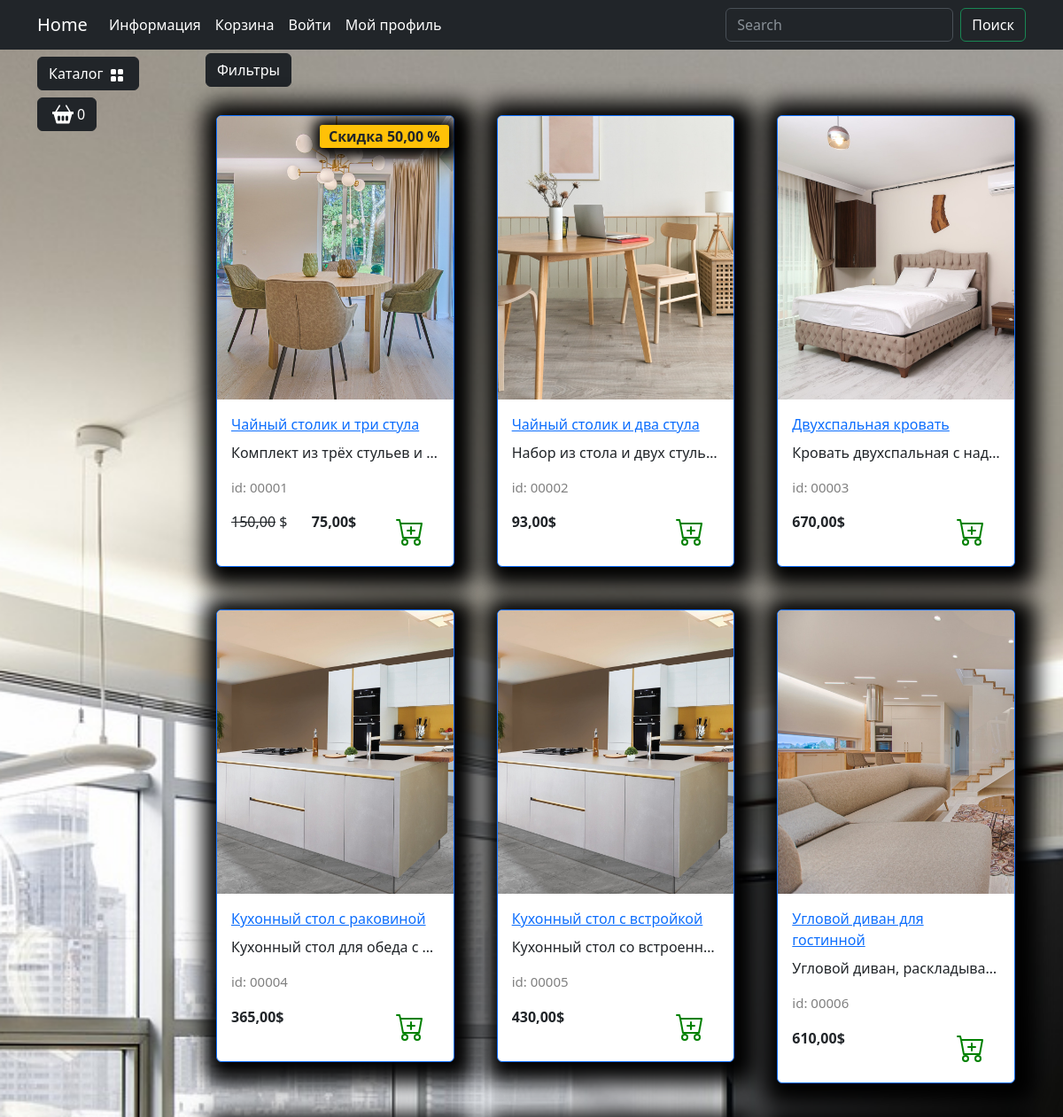
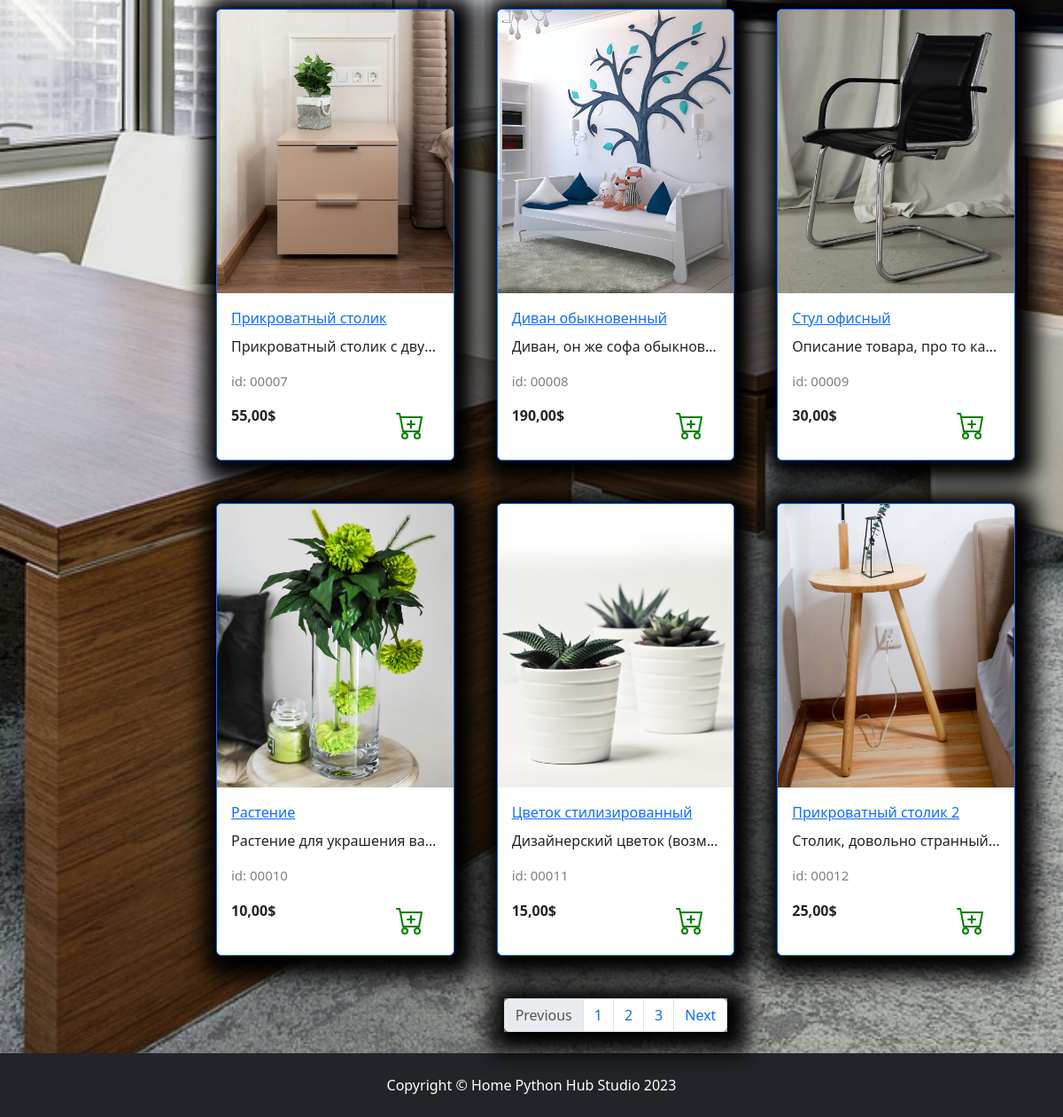
Page /catalog/ on the committed database (2 pictures, top to bottom).
### goods/models.py (models this page shows, shortened)
class Products(models.Model):
    name = models.CharField(max_length=150, unique=True, verbose_name='Название')
    slug = models.SlugField(max_length=150, unique=True, blank=True, null=True, verbose_name='URL')
    description = models.TextField(blank=True, null=True, verbose_name='Описание')
    image = models.ImageField(upload_to='goods_images', blank=True, null=True, verbose_name='Изображение')
    price = models.DecimalField(default=0.00, max_digits=7, decimal_places=2, verbose_name='Цена')
    discount = models.DecimalField(default=0.00, max_digits=4, decimal_places=2, verbose_name='Скидка в %')
    quantity = models.PositiveIntegerField(default=0, verbose_name='Количество')
    category = models.ForeignKey(to=Categories, on_delete=models.CASCADE, verbose_name='Категория')
    class Meta:
            db_table = "product"
            verbose_name = 'Продукт'
            verbose_name_plural = 'Продукты'
    def display_id(self):
        return f'{self.id:05}'
    def sell_price(self):
        if self.discount:
            return round(self.price - self.price*self.discount/100, 2)
        return self.price

### goods/views.py (the view)
# urls.py: path('catalog/', include('goods.urls', namespace='catalog'))
def catalog(request):
    goods = Products.objects.all()
    context = {
        'title': 'Home - Каталог',
        'goods': goods,
    }
    return render(request, 'goods/catalog.html', context)

### goods/templatetags/goods_tags.py (called while the page is built)
@register.simple_tag()
def tag_categories():
    return Categories.objects.all()

### goods/templates/goods/catalog.html (shortened to what this page needs)
{% extends "main/base.html" %}
{% load static %}
{% block content %}
<div class="row">
    <div class="dropdown mb-2">
        <button class="btn btn-secondary dropdown-toggle btn-dark" type="button" data-bs-toggle="dropdown"
            aria-expanded="false">
            Фильтры
        </button>
    </div>
    {% for product in goods %}
        <div class="col-lg-4 col-md-6 p-4">
            <div class="card border-primary rounded custom-shadow">
                {% if product.image %}
                    <img src="{{ product.image.url }}" class="card-img-top" alt="product.name">
                {% else %}
                    <img src="{% static "deps/images/Not found image.png" %}" class="card-img-top" alt="...">
                {% endif %}
                <div class="card-body">
                    <a href="../goods/product.html">
                        <p class="card-title">{{ product.name }}</p>
                    </a>
                    <p class="card-text text-truncate">{{ product.description }}</p>
                    <p class="product_id">id: {{ product.display_id }}</p>
                    <div class="d-flex justify-content-between">
                        {% if product.discount %}
                            <p><s>{{ product.price }}</s> $</p>
                            <p><strong>{{ product.sell_price }}$</strong></p>
                            <span class="badge bg-warning text-dark">Скидка {{ product.discount }} %</span>
                        {% else %}
                            <p><strong>{{ product.price }}$</strong></p>
                        {% endif %}
                        <a href="#" class="btn add-to-cart">
                            <img class="mx-1" src="{% static "deps/icons/cart-plus.svg" %}" alt="Catalog Icon"
                                width="32" height="32">
                        </a>
                    </div>
                </div>
            </div>
        </div>
        {% endfor %}
    </div>
<nav aria-label="Page navigation example">
    <ul class="pagination justify-content-center my-4">
        <div class="custom-shadow d-flex">
            <li class="page-item disabled">
              <a class="page-link">Previous</a>
            </li>
            <li class="page-item"><a class="page-link" href="#">1</a></li>
            <li class="page-item"><a class="page-link" href="#">2</a></li>
            <li class="page-item"><a class="page-link" href="#">3</a></li>
            <li class="page-item">
              <a class="page-link" href="#">Next</a>
            </li>
        </div>
    </ul>
</nav>
{% endblock  %}
{% block footer %}
<footer class="py-4 bg-dark">
    <div class="container">
        <p class="m-0 text-center text-white">Copyright &copy; Home Python Hub Studio 2023</p>
    </div>
</footer>
{% endblock  %}

### main/templates/main/base.html (shortened to what this page needs)
{% load static %}
{% load goods_tags %}
<!DOCTYPE html>
<html lang="en">
<head>
    <link rel="stylesheet" href="{% static "deps/css/bootstrap/bootstrap.min.css" %}">
    <link rel="stylesheet" href="{% static "deps/css/my_css.css" %}">
</head>
<body>
    <header>
        <nav class="navbar navbar-expand-lg bg-dark" data-bs-theme="dark">
            <div class="container">
                <a class="navbar-brand" href="{% url "main:index" %}">Home</a>
                <div class="collapse navbar-collapse" id="navbarSupportedContent">
                    <ul class="navbar-nav me-auto mb-2 mb-lg-0">
                        <li class="nav-item dropdown ">
                            <a class="nav-link dropdown-toggle text-white" href="#" role="button"
                                data-bs-toggle="dropdown" aria-expanded="false">
                                Информация
                            </a>
                        </li>
                        <li class="nav-item">
                            <a class="nav-link  text-white" href="carts/cart.html">Корзина</a>
                        </li>
                        <li class="nav-item">
                            <a class="nav-link  text-white" href="users/login.html">Войти</a>
                        </li>
                        <li class="nav-item dropdown ">
                            <a class="nav-link dropdown-toggle text-white" href="#" role="button"
                                data-bs-toggle="dropdown" aria-expanded="false">
                                Мой профиль
                            </a>
                        </li>
                    </ul>
                    <form class="d-flex" role="search">
                        <input class="form-control me-2" type="search" placeholder="Search" aria-label="Search">
                        <button class="btn btn-outline-success text-white" type="submit">Поиск</button>
                    </form>
                </div>
            </div>
        </nav>
    </header>
    <section>
        <div class="container">
            <div class="row mt-1 position-fixed z-3">
                <div class="dropdown mb-2">
                    <button class="btn btn-secondary dropdown-toggle btn-dark" type="button" data-bs-toggle="dropdown"
                        aria-expanded="false">
                        Каталог
                        <img class="mx-1" src="{% static "deps/icons/grid-fill.svg" %}" alt="Catalog Icon" width="16"
                            height="16">
                    </button>
                        {% tag_categories as categories %}
                </div>
                <div>
                    <button type="button" class="btn btn-dark btn-secondary d-flex" id="modalButton"
                        aria-expanded="false">
                        <img class="mx-1" src="{% static "deps/icons/basket2-fill.svg" %}" alt="Catalog Icon" width="24"
                            height="24">
                        <span id="goods-in-cart-count">0</span>
                    </button>
                </div>
            </div>
        </div>
        <div class="container">
            <div class="row mt-1">
                <div class="col-lg-2">
                </div>
                <div class="col-lg-10">
                    {% block content %}
                    {% endblock  %}
                </div>
            </div>
        </div>
    </section>
    {% block footer %}{% endblock  %}
</body>
</html>

### static/deps/css/my_css.css (style rules this page uses)
body { background-image: url("../images/bg-image.jpg"); background-repeat: no-repeat; background-attachment: fixed; background-position: center center; background-size: cover; height: 100%; }
.dropdown-toggle::after { content: none; }
.custom-shadow { box-shadow: 5px 5px 25px 19px #000000; }
.product_id { color: gray; font-size: 15px; }
.badge.bg-warning.text-dark { position: absolute; top: 10px; right: 5px; z-index: 1; padding: 5px 10px; border-radius: 3px; font-size: 1rem; box-shadow: 2px 2px 15px 9px #000000; }

### rows in the picture
Products: image (picture), name "Чайный столик и три стула", description "Комплект из трёх стульев и…", display_id "00001", price "150,00", sell_price "75,00", discount "50,00"
Products: image (picture), name "Чайный столик и два стула", description "Набор из стола и двух стуль…", display_id "00002", price "93,00"
Products: image (picture), name "Двухспальная кровать", description "Кровать двухспальная с над…", display_id "00003", price "670,00"
Products: image (picture), name "Кухонный стол с раковиной", description "Кухонный стол для обеда с…", display_id "00004", price "365,00"
Products: image (picture), name "Кухонный стол с встройкой", description "Кухонный стол со встроенн…", display_id "00005", price "430,00"
Products: image (picture), name "Угловой диван для гостинной", description "Угловой диван, раскладыва…", display_id "00006", price "610,00"
Products: image (picture), name "Прикроватный столик", description "Прикроватный столик с дву…", display_id "00007", price "55,00"
Products: image (picture), name "Диван обыкновенный", description "Диван, он же софа обыкнов…", display_id "00008", price "190,00"
Products: image (picture), name "Стул офисный", description "Описание товара, про то ка…", display_id "00009", price "30,00"
Products: image (picture), name "Растение", description "Растение для украшения ва…", display_id "00010", price "10,00"
Products: image (picture), name "Цветок стилизированный", description "Дизайнерский цветок (возм…", display_id "00011", price "15,00"
Products: image (picture), name "Прикроватный столик 2", description "Столик, довольно странный…", display_id "00012", price "25,00"
